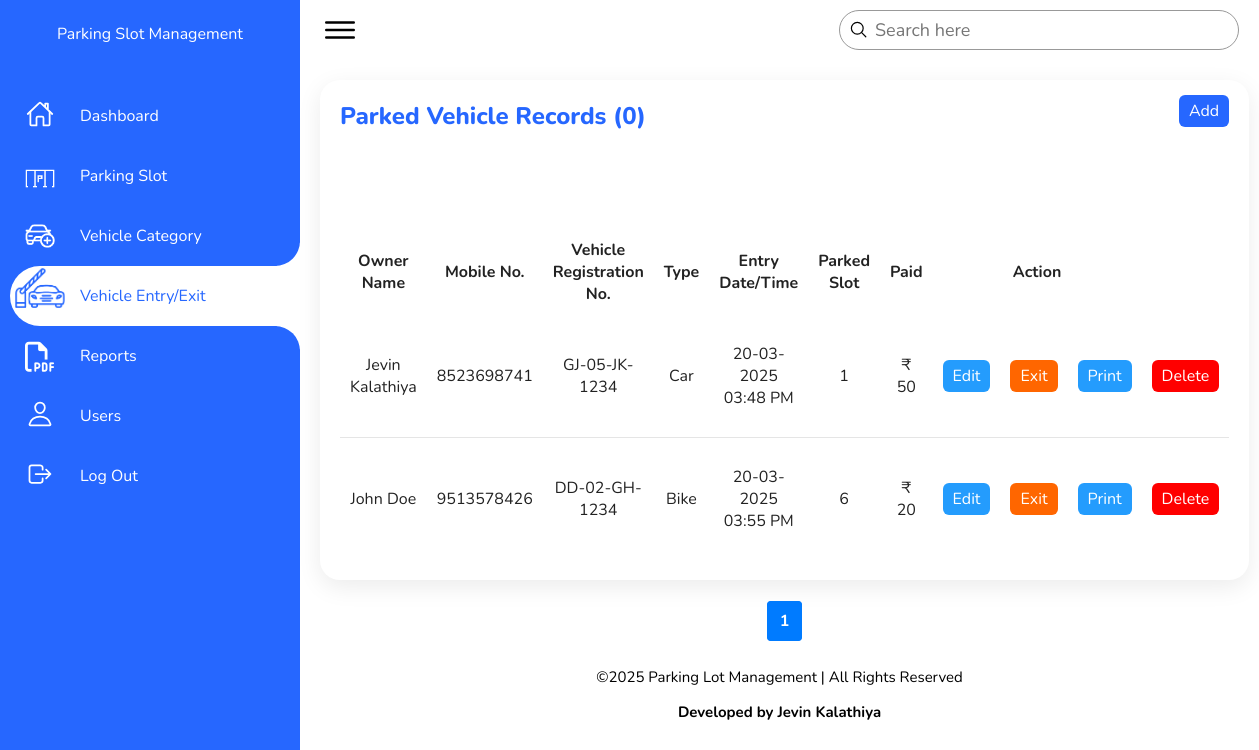
Page /vehicle_entry.php (signed in) on the committed database.
### tables this page shows
CREATE TABLE `entry_exit` (
  `id` int(11) NOT NULL,
  `owner_name` varchar(100) NOT NULL,
  `mobile_no` varchar(20) NOT NULL,
  `vehicle_no` varchar(13) NOT NULL,
  `price` int(11) NOT NULL,
  `vehicle_type` varchar(700) NOT NULL,
  `entry_date_time` datetime NOT NULL,
  `exit_date_time` datetime NOT NULL,
  `parked_spot` varchar(5) NOT NULL,
  `vehicle_url_code` varchar(700) NOT NULL
);

CREATE TABLE `vehicle_category` (
  `id` int(11) NOT NULL,
  `category_name` varchar(700) NOT NULL,
  `amount` int(11) NOT NULL,
  `cat_status` tinyint(4) NOT NULL,
  `cat_url_code` varchar(700) NOT NULL
);

### vehicle_entry.php (the view, shortened to what this page needs)
<?php
require("connection.inc.php");
$records_per_page = 10;
$start = 0;
$page = 1;
$record = mysqli_num_rows(mysqli_query($con, "SELECT * FROM entry_exit"));
$total_pages = ceil($record / $records_per_page);
$sql_page = "SELECT entry_exit.*,vehicle_category.category_name,vehicle_category.cat_url_code FROM entry_exit,vehicle_category where entry_exit.vehicle_type=vehicle_category.cat_url_code and vehicle_category.cat_status=1 ORDER BY entry_exit.owner_name ASC LIMIT $start, $records_per_page";
$res_page = mysqli_query($con, $sql_page);
?>
<!DOCTYPE html>
<html lang="en">
<head>
    <link rel="stylesheet" href="./assets/css/style.css">
    <link rel="stylesheet" href="https://site-assets.fontawesome.com/releases/v6.6.0/css/all.css">
</head>
<body>
    <div class="container">
        <div class="navigation">
            <ul>
                <li><br>
                    <span class="company-title">Parking Slot Management</span>
                </li>
                <li>
                    <a href="index">
                        <span class="icon">
                            <ion-icon name="home-outline"></ion-icon>
                        </span>
                        <span class="title">Dashboard</span>
                    </a>
                </li>
                <li>
                    <a href="slot">
                        <span class="icon">
                            <img src="assets/imgs/free_parking_white.png" width="30">
                        </span>
                        <span class="title">Parking Slot</span>
                    </a>
                </li>
                <li>
                    <a href="vehicle_category">
                        <span class="icon">
                            <img src="assets/imgs/Add_vehicle_category.png" width="30">
                        </span>
                        <span class="title">Vehicle Category</span>
                    </a>
                </li>
                <li class="active">
                    <a href="vehicle_entry">
                        <span class="icon">
                            <img src="assets/imgs/parking_gate_blue.png" width="50">
                        </span>
                        <span class="title">Vehicle Entry/Exit</span>
                    </a>
                </li>
                <li>
                    <a href="reports">
                        <span class="icon">
                            <i class="fa-regular fa-file-pdf"></i>
                        </span>
                        <span class="title">Reports</span>
                    </a>
                </li>
                <li>
                    <a href="user">
                        <span class="icon">
                            <ion-icon name="person-outline"></ion-icon>
                        </span>
                        <span class="title">Users</span>
                    </a>
                </li>
                <li>
                    <a href="logout">
                        <span class="icon">
                            <ion-icon name="log-out-outline"></ion-icon>
                        </span>
                        <span class="title">Log Out</span>
                    </a>
                </li>
            </ul>
        </div>
        <div class="main">
            <div class="topbar">
                <div class="toggle">
                    <ion-icon name="menu-outline"></ion-icon>
                </div>
                <form method="get" id="searchForm">
                    <div class="search">
                        <label>
                            <input type="text" name="s" id="searchInput" placeholder="Search here" value="<?php if (isset($_GET['s'])) {
                                echo $_GET['s'];
                            } ?>"
                                onkeypress="if(event.key === 'Enter'){ this.form.submit(); } updateParkedVehicle(this.value.trim());">
                            <ion-icon name="search-outline"></ion-icon>
                        </label>
                    </div>
                </form>
            </div>
            <div class="details-d-e">
                <div class="container-d-e">
                    <div class="cardHeader">
                        <h2>Parked Vehicle Records <span id="count"></span></h2>
                        <div class="button-container">
                            <a href="manage_entry" class="btn-c">Add</a>
                        </div>
                    </div>
                    <table>
                        <thead>
                            <tr>
                                <td>Owner Name</td>
                                <td>Mobile No.</td>
                                <td>Vehicle Registration No.</td>
                                <td>Type</td>
                                <td>Entry Date/Time</td>
                                <td>Parked Slot</td>
                                <td>Paid</td>
                                <td colspan="3">Action</td>
                            </tr>
                        </thead>
                        <tbody>
                            <?php
                            if (isset($_GET['s']) && !empty(trim($_GET['s']))) {
                                $search = get_safe_value($con, $_GET['s']);
                                if (!empty($search)) {
                                    $search_query = "AND (entry_exit.owner_name LIKE '%$search%' OR entry_exit.mobile_no LIKE '%$search%' OR entry_exit.vehicle_no LIKE '%$search%')";
                                    $record_query = "SELECT COUNT(*) as total FROM entry_exit INNER JOIN vehicle_category ON entry_exit.vehicle_type = vehicle_category.cat_url_code WHERE vehicle_category.cat_status=1 and 1=1 $search_query";
                                    $record_result = mysqli_query($con, $record_query);
                                    if ($record_result) {
                                        $record_row = mysqli_fetch_assoc($record_result);
                                        $record = $record_row['total'];
                                        $total_pages = ceil($record / $records_per_page);
                                        $sql_page = "SELECT entry_exit.*, vehicle_category.category_name FROM entry_exit INNER JOIN vehicle_category ON entry_exit.vehicle_type = vehicle_category.cat_url_code WHERE vehicle_category.cat_status=1 and 1=1 $search_query ORDER BY entry_exit.owner_name ASC LIMIT $start, $records_per_page";
                                        $res_page1 = mysqli_query($con, $sql_page);
                                        if (mysqli_num_rows($res_page1) > 0) {
                                            while ($items = mysqli_fetch_assoc($res_page1)) {
                                                $date = date("d-m-Y h:i A", strtotime($items['entry_date_time']));
                                                ?>
                                                <tr>
                                                    <td><?= htmlspecialchars($items['owner_name']); ?></td>
                                                    <td><?= htmlspecialchars($items['mobile_no']); ?></td>
                                                    <td><span><?= htmlspecialchars($items['vehicle_no']); ?></span></td>
                                                    <td><span><?= htmlspecialchars($items['category_name']); ?></span></td>
                                                    <td><span><?= $date; ?></span></td>
                                                    <td><span><?= htmlspecialchars($items['parked_spot']); ?></span></td>
                                                    <td><span><?= htmlspecialchars('₹ ' . $items['price']); ?></span></td>
                                                    <td><a href='manage_entry/<?= htmlspecialchars($items['vehicle_url_code']) ?>'
                                                            class='btn-c'>Edit</a></td>
                                                    <td><a href='?ac=exit&requestid=<?= htmlspecialchars($items['vehicle_url_code']) ?>&vehtype=<?= htmlspecialchars($items['category_name']) ?>'
                                                            class='btn-c exit'>Exit</a></td>
                                                    <td><a href='?ac=delete&requestid=<?= htmlspecialchars($items['vehicle_url_code']) ?>'
                                                            class='btn-c delete'>Delete</a></td>
                                                </tr>
                                                <?php
                                            }
                                        } elseif (!mysqli_num_rows($res_page1) > 0) { ?>
                                            <td colspan="8">No record Found</td>
                                        <?php }
                                    }
                                } elseif (!mysqli_num_rows($res_page1) > 0) { ?>
                                    <td colspan="8">No record Found</td>
                                <?php }
                            } else {
                                $query = "SELECT entry_exit.*,vehicle_category.category_name,vehicle_category.cat_url_code FROM entry_exit,vehicle_category where entry_exit.vehicle_type=vehicle_category.cat_url_code and vehicle_category.cat_status=1 ORDER BY entry_exit.owner_name ASC LIMIT $start, $records_per_page";
                                $query_run = mysqli_query($con, $query);
                                if (mysqli_num_rows($query_run) > 0) {
                                    while ($row = mysqli_fetch_assoc($res_page)) {
                                        $date = date("d-m-Y h:i A", strtotime($row['entry_date_time']));
                                        ?>
                                        <tr>
                                            <td><?= htmlspecialchars($row['owner_name']); ?></td>
                                            <td><?= htmlspecialchars($row['mobile_no']); ?></td>
                                            <td><span><?= htmlspecialchars($row['vehicle_no']); ?></span></td>
                                            <td><span><?= htmlspecialchars($row['category_name']); ?></span></td>
                                            <td><span><?= $date; ?></span></td>
                                            <td><span><?= htmlspecialchars($row['parked_spot']); ?></span></td>
                                            <td><span><?= htmlspecialchars('₹ ' . $row['price']); ?></span></td>
                                            <td><a href='manage_entry/<?= htmlspecialchars($row['vehicle_url_code']) ?>'
                                                    class='btn-c'>Edit</a></td>
                                            <td><a href='?ac=exit&requestid=<?= htmlspecialchars($row['vehicle_url_code']) ?>&vehtype=<?= htmlspecialchars($row['category_name']) ?>'
                                                    class='btn-c exit'>Exit</a></td>
                                            <td><a onclick="printTicket('<?= htmlspecialchars($row['vehicle_url_code']) ?>')"
                                                    class='btn-c' style="cursor: pointer;">Print</a></td>
                                            <td><a href='?ac=delete&requestid=<?= htmlspecialchars($row['vehicle_url_code']) ?>'
                                                    class='btn-c delete'>Delete</a></td>
                                        </tr>
                                        <?php
                                    }
                                } elseif (!mysqli_num_rows($query_run) > 0) { ?>
                                    <td colspan="8">No record Found</td>
                                <?php }
                            }
                            ?>
                        </tbody>
                    </table>
                </div>
                <?php
                echo '<nav aria-label="Page navigation">';
                echo '<ul class="pagination">';
                $max_links = 3;
                $start_page = max(1, $page - floor($max_links / 2));
                $end_page = min($total_pages, $page + floor($max_links / 2));
                for ($i = $start_page; $i <= $end_page; $i++) {
                    if ($i == $page) {
                        echo '<li class="page-item active"><span class="page-link">' . $i . '</span></li>';
                    } else {
                        echo '<li class="page-item"><a class="page-link" href="?p=' . $i . '">' . $i . '</a></li>';
                    }
                }
                echo '</ul>';
                echo '</nav>';
                ?>
            </div>
            <footer>
                <p>©<?php $year = date("Y");
                echo $year; ?> Parking Lot Management | All Rights Reserved</p>
                <p><strong>Developed by Jevin Kalathiya</strong></p>
            </footer>
</body>
</html>

### rows in the picture
entry_exit: owner_name "Jevin Kalathiya", mobile_no "8523698741", vehicle_no "GJ-05-JK-1234", vehicle_category.category_name "Car", entry_date_time "20-03-2025 03:48 PM", parked_spot "1", price "₹ 50"
entry_exit: owner_name "John Doe", mobile_no "9513578426", vehicle_no "DD-02-GH-1234", vehicle_category.category_name "Bike", entry_date_time "20-03-2025 03:55 PM", parked_spot "6", price "₹ 20"
